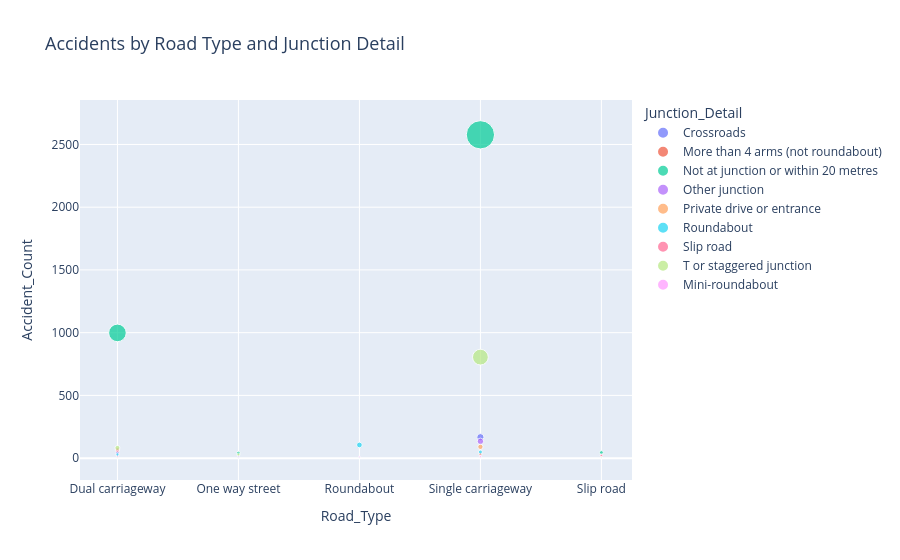

Notebook code cell kept with this figure:
### Markdown cell above
## Data Visualization
### 1. Box Plot
The Box Plot uses an external module `Seaborn` to analyze the spread and distribution of accident counts per hour. It creates a boxplot for each road type that displays the distribution of accidents by the hour.

### 2. Scatter Plot
The Scatter plot is built on `matplotlib` which plots the accidents across the hours of the day with points for each severity. It showcases how accident frequency changes over time of day (mild accidents spiking during morning and evening rush hours)

### 3. Heatmap
The heatmap creates a matrix counting the accidents by severity and brightness when driving. `Numpy` arrays are integrated to the matplotlib as it calculates Boolean arrays efficiently and creates 2D arrays. It shows a correlation between severity of accidents and light conditions, with factors including car lights, natural light, and darkness.

### 4. Line chart
The linechart counts the accidents for the top 6 unique weather conditions, mainly due to wide range of conditions that will overlap the visualization. This helps analyze the trends of accidents across different weather conditions.

### 5. Bar chart
The bar chart counts the accidents by each leve of severity. It analyzes the overall distribution of accident severity and quickly summarizes whether most accidents are slight, serious, or fatal. 

### 6. Intergrative Scatter Plot
This scatter plot uses the `Plotly` module which allows users to hover, filter or zoom to discover more detailed information of the accident. This plot analyzes the relationship between road types and junctions regarding the accidents. It highlights which junctions are most dangerous in the UK, which is the single carriageway. 

## Graphical User Interface
The last portion of the code block shows the Tkinter module used to create a GUI of the six data visualization above it. The functions are essentially called once the user clicks the button, which prompts it to display what is embedded in the window. The plots are able be embedded via `FigureCanvasTkAgg` which helps dynamically update the display area and preventing any duplication of the plot.

### Code cell
### seaborn boxplot
def boxplot():    
    # initial matplotlib states created state bugs so i created subplots so every button click is brand new figure
    fig, ax = plt.subplots(figsize=(10, 5))
    # Group by Road_Type and Time to count accidents per hour
    accidents_per_hour_road = clean_data.groupby(['Road_Type', 'Time']).size().reset_index(name='Accident_Count')
    # print("this is the new table:\n", accidents_per_hour_road.head()) 

    sns.boxplot(
        # compare distribution of value across road type and accidents
        x='Road_Type',
        y='Accident_Count',
        data=accidents_per_hour_road,
        # palette for differentiating colors
        palette='Set2'
    )

    # axes
    ax.set_title('Distribution of Accidents per Hour by Road Type')
    ax.set_xlabel('Road Type')
    ax.set_ylabel('Number of Accidents per Hour')
    plt.setp(ax.get_xticklabels(), rotation=45)

    display_plot(fig)

### matplotlib scatterplot
def scatterplot():
    # created an array rearrange the time on x axis(strings)
    time_order = [
    "12 AM", "1 AM", "2 AM", "3 AM", "4 AM", "5 AM",
    "6 AM", "7 AM", "8 AM", "9 AM", "10 AM", "11 AM",
    "12 PM", "1 PM", "2 PM", "3 PM", "4 PM", "5 PM",
    "6 PM", "7 PM", "8 PM", "9 PM", "10 PM", "11 PM"
    ]
    # create chart with matplotlib
    fig, ax = plt.subplots(figsize=(10, 5))
    #print(clean_data['Time'].dtype)

    # assigning the value to calculate the accidents by every hour
    # group by hour of the accident
    # unstack to create one column per severity
    accidents_per_hour_severity = (
        clean_data.groupby(
            ['Time', 'Accident_Severity'])
            .size()
            .unstack(fill_value=0)
            # using the time_order I'm re-index to enforce chronological order
            .reindex(time_order, fill_value=0)
    )
    #print(accidents_per_hour_severity)

    # loop through each severity type 
    for severity in accidents_per_hour_severity.columns:
        ax.scatter(
            accidents_per_hour_severity.index,
            accidents_per_hour_severity[severity],
            label=severity
        )

    # Add gridlines
    ax.set_xlabel('Hour of Day')
    ax.set_ylabel('Number of Accidents')
    ax.set_title('Number of Accidents by Hour of Day')
    ax.set_xticks(range(24))
    ax.set_xticklabels(time_order, rotation=90)
    ax.grid(True, linestyle='--', alpha=0.7)
    ax.legend(title='Accident Severity')
   
    display_plot(fig)

### heatmap matplotlib
def heatmap(): 
    # after storing heatmap, set up plot
    fig, ax = plt.subplots(figsize=(10, 5))
    
    # converting csv columns to numpy arrays
    severity = clean_data["Accident_Severity"].to_numpy()
    light = clean_data["Light_Conditions"].to_numpy()

    # getting unique values for rows and columns
    unique_severity = np.unique(severity)     
    unique_light = np.unique(light)      
    #print(unique_light, unique_severity)     

    # setting up an empty heatmap
    heatmap_data = np.zeros((len(unique_severity), len(unique_light)))

    # filling in the heatmap
    # loopings through the array of unique severities 
    for i, sev in enumerate(unique_severity):
        # inner looping through the unique light conditions
        # checking every severity through each light condition
        for j, l in enumerate(unique_light):
            # Count accidents for each severity and light condition
            #np.sum counts the array (true or false) for severity and light condition match
            heatmap_data[i, j] = np.sum((severity == sev) & (light == l))

    # displays 2D data as image, cell color to red, 
    cax = ax.imshow(heatmap_data, cmap="Reds")
    # add colorbar for the heat scale bar
    fig.colorbar(cax, ax=ax, label="Number of Accidents")
    # positioning each x axis label at the correct index and aligning text to the right

    # setting the tick labels
    ax.set_xticks(np.arange(len(unique_light)))
    ax.set_xticklabels(unique_light, rotation=45, ha="right")
    ax.set_yticks(np.arange(len(unique_severity)))
    ax.set_yticklabels(unique_severity)

    #setting x and y labels
    ax.set_xlabel("Light Conditions")
    ax.set_ylabel("Accident Severity")
    ax.set_title("Severity vs Light Conditions")
    
    display_plot(fig)

### line chart
def linechart():
    fig, ax = plt.subplots(figsize=(10, 5))

    # getting the top 6 from the unique values of weather
    weather_counts = clean_data["Weather_Conditions"].value_counts().head(6)
    # print("Top Weather Conditions:")
    # print(weather_counts)

    # setting line chart for weather conditions when accidents happened
    ax.plot(
            # x positions
            range(len(weather_counts)),
            weather_counts.values,
            marker='o',
            linestyle='-',
            linewidth=3
        )
    
    ax.set_title("Weather Conditions During Accidents")
    # setting the label rotation and alignments 
    ax.set_xlabel("Weather Condition")
    ax.set_ylabel("Accidents")
    ax.set_xticks(range(len(weather_counts)))
    ax.set_xticklabels(weather_counts.index, rotation=45, ha='right')
    fig.tight_layout()

    display_plot(fig)
    # plt.savefig("weatherConditionsDuringAccidents.png")

### bar chart
def barchart():
    fig, ax = plt.subplots(figsize=(10, 5))

    # using pandas value counts to return counts of unique values 
    severity_counts = clean_data["Accident_Severity"].value_counts()
    # print("count of severity:", severity_counts)

    # setting up simple bar chart with severity level as x axis and number of accidents as y axis
    ax.bar(severity_counts.index, severity_counts.values)

    ax.set_title("Accident Counts by Severity")
    ax.set_xlabel("Severity")
    ax.set_ylabel("Number of Accidents")
    fig.tight_layout()
    display_plot(fig)
    #plt.savefig("accidentCountsbySeverity.png")
    #plt.show()

def interactive_scatter():
    ploty_fig = px.scatter(
        # grouping by Road_Type and Junction Detail
        # size counts the # of accidents, 
        # turn the grouped data back into clean_data and names the count column num_accidents
        clean_data.groupby(['Road_Type', 'Junction_Detail']).size().reset_index(name='Accident_Count'),
        x='Road_Type',
        y='Accident_Count',
        # color by junction detail
        color='Junction_Detail',
        # size visualization by accident count
        size='Accident_Count',
        # interactive by hoveringing
        hover_data=['Road_Type', 'Junction_Detail', 'Accident_Count'],  
        title="Accidents by Road Type and Junction Detail"
    )

    # built in filters to enable dynamic updates based on dropdown selections and hover interactions
    ploty_fig.update_layout(
        title_font_size=18,
        hovermode="closest",
        showlegend=True,
        legend_title_text="Junction_Detail"
    )
    #plotly.offline.plot(ploty_fig, filename='scatterPlot.html')
    ploty_fig.show()

# created the function to eliminate any duplicates and dynamically update the display area
def display_plot(fig):
    for widget in frame_plot.winfo_children():
        widget.destroy()  # Clear previous plot
    canvas = FigureCanvasTkAgg(fig, master=frame_plot)
    canvas.draw()
    canvas.get_tk_widget().pack(fill="both", expand=True)

root = tk.Tk()
root.title("UK Accident Dashboard")
root.geometry("1000x600")

# Frame for buttons (left side)
frame_buttons = ttk.Frame(root)
frame_buttons.pack(side="left", padx=20, pady=20)

# Frame for plot display (right side)
frame_plot = ttk.Frame(root)
frame_plot.pack(side="right", padx=20, pady=20, fill="both", expand=True)

# buttons for different plots in the bottom of the frame
tk.Button(frame_buttons, text="Boxplot", command=boxplot).pack(pady=5, fill="x")
tk.Button(frame_buttons, text="Scatterplot", command=scatterplot).pack(pady=5, fill="x")
tk.Button(frame_buttons, text="Heatmap", command=heatmap).pack(pady=5, fill="x")
tk.Button(frame_buttons, text="Line Chart", command=linechart).pack(pady=5, fill="x")
tk.Button(frame_buttons, text="Bar Chart", command=barchart).pack(pady=5, fill="x")
tk.Button(frame_buttons,text="Interactive Plotly Chart (Jupyter Notebook)",command=interactive_scatter).pack(pady=5, fill="x")

# running the application
root.mainloop()

### Figure 1 — Plotly figure (JSON) as saved in the notebook; plotly's stock layout.template omitted (floating-point values rounded to 4 significant figures)
{"data": [{"customdata": [["Crossroads"], ["Crossroads"], ["Crossroads"], ["Crossroads"]], "hovertemplate": "Junction_Detail=%{customdata[0]}<br>Road_Type=%{x}<br>Accident_Count=%{marker.size}<extra></extra>", "legendgroup": "Crossroads", "marker": {"color": "#636efa", "size": [42, 12, 1, 167], "sizemode": "area", "sizeref": 6.442, "symbol": "circle"}, "mode": "markers", "name": "Crossroads", "orientation": "v", "showlegend": true, "type": "scatter", "x": ["Dual carriageway", "One way street", "Roundabout", "Single carriageway"], "xaxis": "x", "y": [42, 12, 1, 167], "yaxis": "y"}, {"customdata": [["More than 4 arms (not roundabout)"], ["More than 4 arms (not roundabout)"], ["More than 4 arms (not roundabout)"], ["More than 4 arms (not roundabout)"]], "hovertemplate": "Junction_Detail=%{customdata[0]}<br>Road_Type=%{x}<br>Accident_Count=%{marker.size}<extra></extra>", "legendgroup": "More than 4 arms (not roundabout)", "marker": {"color": "#EF553B", "size": [10, 4, 33, 2], "sizemode": "area", "sizeref": 6.442, "symbol": "circle"}, "mode": "markers", "name": "More than 4 arms (not roundabout)", "orientation": "v", "showlegend": true, "type": "scatter", "x": ["Dual carriageway", "One way street", "Single carriageway", "Slip road"], "xaxis": "x", "y": [10, 4, 33, 2], "yaxis": "y"}, {"customdata": [["Not at junction or within 20 metres"], ["Not at junction or within 20 metres"], ["Not at junction or within 20 metres"], ["Not at junction or within 20 metres"], ["Not at junction or within 20 metres"]], "hovertemplate": "Junction_Detail=%{customdata[0]}<br>Road_Type=%{x}<br>Accident_Count=%{marker.size}<extra></extra>", "legendgroup": "Not at junction or within 20 metres", "marker": {"color": "#00cc96", "size": [998, 41, 5, 2577, 45], "sizemode": "area", "sizeref": 6.442, "symbol": "circle"}, "mode": "markers", "name": "Not at junction or within 20 metres", "orientation": "v", "showlegend": true, "type": "scatter", "x": ["Dual carriageway", "One way street", "Roundabout", "Single carriageway", "Slip road"], "xaxis": "x", "y": [998, 41, 5, 2577, 45], "yaxis": "y"}, {"customdata": [["Other junction"], ["Other junction"], ["Other junction"], ["Other junction"]], "hovertemplate": "Junction_Detail=%{customdata[0]}<br>Road_Type=%{x}<br>Accident_Count=%{marker.size}<extra></extra>", "legendgroup": "Other junction", "marker": {"color": "#ab63fa", "size": [18, 10, 134, 5], "sizemode": "area", "sizeref": 6.442, "symbol": "circle"}, "mode": "markers", "name": "Other junction", "orientation": "v", "showlegend": true, "type": "scatter", "x": ["Dual carriageway", "One way street", "Single carriageway", "Slip road"], "xaxis": "x", "y": [18, 10, 134, 5], "yaxis": "y"}, {"customdata": [["Private drive or entrance"], ["Private drive or entrance"], ["Private drive or entrance"]], "hovertemplate": "Junction_Detail=%{customdata[0]}<br>Road_Type=%{x}<br>Accident_Count=%{marker.size}<extra></extra>", "legendgroup": "Private drive or entrance", "marker": {"color": "#FFA15A", "size": [3, 90, 1], "sizemode": "area", "sizeref": 6.442, "symbol": "circle"}, "mode": "markers", "name": "Private drive or entrance", "orientation": "v", "showlegend": true, "type": "scatter", "x": ["Dual carriageway", "Single carriageway", "Slip road"], "xaxis": "x", "y": [3, 90, 1], "yaxis": "y"}, {"customdata": [["Roundabout"], ["Roundabout"], ["Roundabout"], ["Roundabout"], ["Roundabout"]], "hovertemplate": "Junction_Detail=%{customdata[0]}<br>Road_Type=%{x}<br>Accident_Count=%{marker.size}<extra></extra>", "legendgroup": "Roundabout", "marker": {"color": "#19d3f3", "size": [29, 3, 105, 49, 2], "sizemode": "area", "sizeref": 6.442, "symbol": "circle"}, "mode": "markers", "name": "Roundabout", "orientation": "v", "showlegend": true, "type": "scatter", "x": ["Dual carriageway", "One way street", "Roundabout", "Single carriageway", "Slip road"], "xaxis": "x", "y": [29, 3, 105, 49, 2], "yaxis": "y"}, {"customdata": [["Slip road"], ["Slip road"], ["Slip road"]], "hovertemplate": "Junction_Detail=%{customdata[0]}<br>Road_Type=%{x}<br>Accident_Count=%{marker.size}<extra></extra>", "legendgroup": "Slip road", "marker": {"color": "#FF6692", "size": [65, 8, 21], "sizemode": "area", "sizeref": 6.442, "symbol": "circle"}, "mode": "markers", "name": "Slip road", "orientation": "v", "showlegend": true, "type": "scatter", "x": ["Dual carriageway", "Single carriageway", "Slip road"], "xaxis": "x", "y": [65, 8, 21], "yaxis": "y"}, {"customdata": [["T or staggered junction"], ["T or staggered junction"], ["T or staggered junction"], ["T or staggered junction"]], "hovertemplate": "Junction_Detail=%{customdata[0]}<br>Road_Type=%{x}<br>Accident_Count=%{marker.size}<extra></extra>", "legendgroup": "T or staggered junction", "marker": {"color": "#B6E880", "size": [81, 28, 805, 5], "sizemode": "area", "sizeref": 6.442, "symbol": "circle"}, "mode": "markers", "name": "T or staggered junction", "orientation": "v", "showlegend": true, "type": "scatter", "x": ["Dual carriageway", "One way street", "Single carriageway", "Slip road"], "xaxis": "x", "y": [81, 28, 805, 5], "yaxis": "y"}, {"customdata": [["Mini-roundabout"], ["Mini-roundabout"], ["Mini-roundabout"]], "hovertemplate": "Junction_Detail=%{customdata[0]}<br>Road_Type=%{x}<br>Accident_Count=%{marker.size}<extra></extra>", "legendgroup": "Mini-roundabout", "marker": {"color": "#FF97FF", "size": [1, 10, 14], "sizemode": "area", "sizeref": 6.442, "symbol": "circle"}, "mode": "markers", "name": "Mini-roundabout", "orientation": "v", "showlegend": true, "type": "scatter", "x": ["One way street", "Roundabout", "Single carriageway"], "xaxis": "x", "y": [1, 10, 14], "yaxis": "y"}], "layout": {"hovermode": "closest", "legend": {"itemsizing": "constant", "title": {"text": "Junction_Detail"}, "tracegroupgap": 0}, "showlegend": true, "title": {"font": {"size": 18}, "text": "Accidents by Road Type and Junction Detail"}, "xaxis": {"anchor": "y", "domain": [0, 1], "title": {"text": "Road_Type"}}, "yaxis": {"anchor": "x", "domain": [0, 1], "title": {"text": "Accident_Count"}}}}
